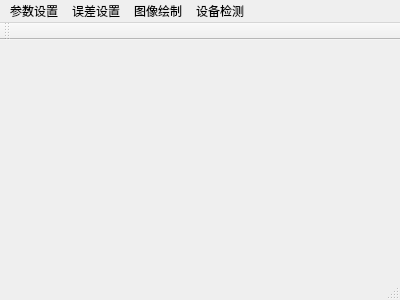
<?xml version="1.0" encoding="UTF-8"?>
<ui version="4.0">
 <class>MainScene</class>
 <widget class="QMainWindow" name="MainScene">
  <property name="geometry">
   <rect>
    <x>0</x>
    <y>0</y>
    <width>400</width>
    <height>300</height>
   </rect>
  </property>
  <property name="windowTitle">
   <string>MainScene</string>
  </property>
  <widget class="QWidget" name="centralWidget"/>
  <widget class="QMenuBar" name="menuBar">
   <property name="geometry">
    <rect>
     <x>0</x>
     <y>0</y>
     <width>400</width>
     <height>26</height>
    </rect>
   </property>
   <widget class="QMenu" name="menu">
    <property name="title">
     <string>参数设置</string>
    </property>
   </widget>
   <widget class="QMenu" name="menu_2">
    <property name="title">
     <string>误差设置</string>
    </property>
   </widget>
   <widget class="QMenu" name="menu_3">
    <property name="title">
     <string>图像绘制</string>
    </property>
    <addaction name="separator"/>
    <addaction name="action_3"/>
    <addaction name="separator"/>
    <addaction name="action_4"/>
    <addaction name="separator"/>
    <addaction name="action_7"/>
   </widget>
   <widget class="QMenu" name="menu_4">
    <property name="title">
     <string>设备检测</string>
    </property>
   </widget>
   <addaction name="menu"/>
   <addaction name="menu_2"/>
   <addaction name="menu_3"/>
   <addaction name="menu_4"/>
  </widget>
  <widget class="QToolBar" name="mainToolBar">
   <attribute name="toolBarArea">
    <enum>TopToolBarArea</enum>
   </attribute>
   <attribute name="toolBarBreak">
    <bool>false</bool>
   </attribute>
  </widget>
  <widget class="QStatusBar" name="statusBar"/>
  <action name="action_3">
   <property name="text">
    <string>理想方向图</string>
   </property>
  </action>
  <action name="action_4">
   <property name="text">
    <string>含误差方向图</string>
   </property>
  </action>
  <action name="action_7">
   <property name="text">
    <string>优化后方向图</string>
   </property>
  </action>
 </widget>
 <layoutdefault spacing="6" margin="11"/>
 <resources/>
 <connections/>
</ui>
